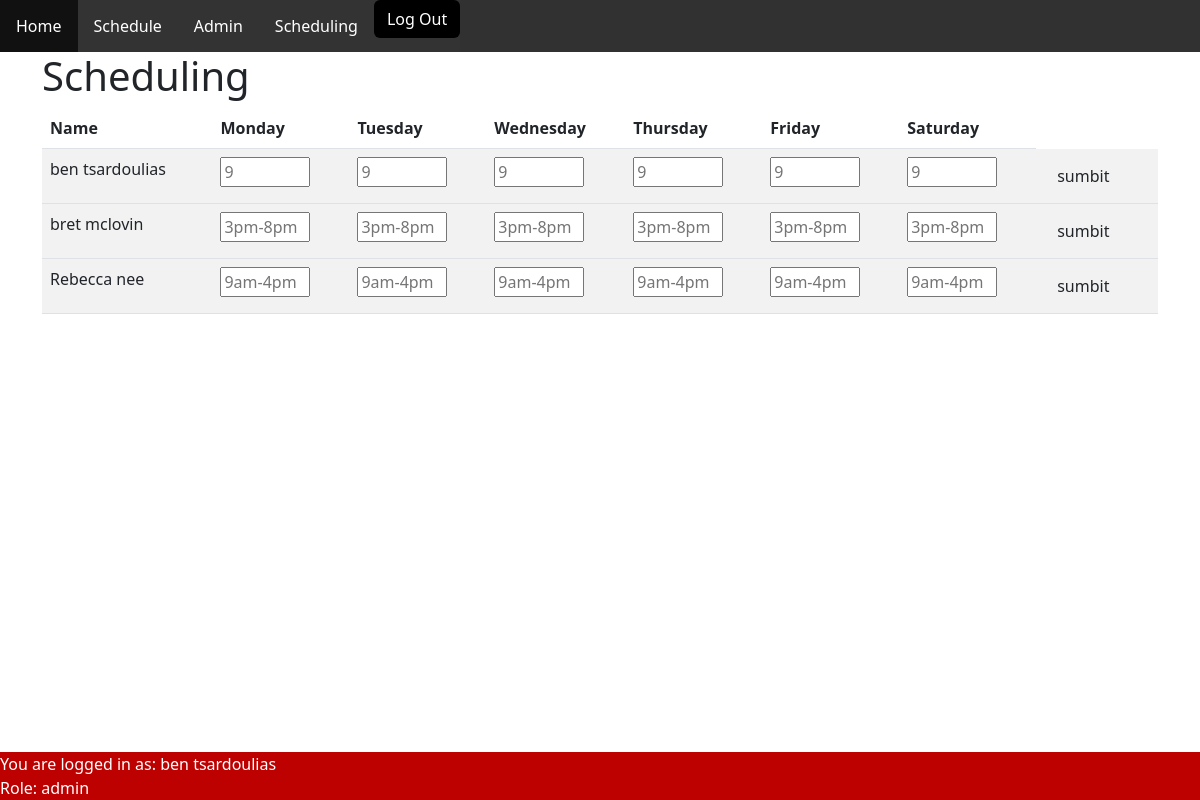
Screenshot of /scheduling.php (signed in) with the database file from the repository.
### tables this page shows
CREATE TABLE `avil_day` (
  `id` int NOT NULL,
  `date` date NOT NULL,
  `name` varchar(100) NOT NULL,
  `username` varchar(100) NOT NULL,
  `monday` varchar(10) NOT NULL,
  `tuesday` varchar(10) NOT NULL,
  `wednesday` varchar(10) NOT NULL,
  `thursday` varchar(10) NOT NULL,
  `friday` varchar(10) NOT NULL,
  `saturday` varchar(10) NOT NULL
);

### scheduling.php (the view, shortened to what this page needs)
<?php
require_once 'config.php';
$name = $_SESSION['userlogin'][0];
$role = $_SESSION['userlogin'][1];
if (($role == 'admin') || ($role == 'manager')) {
    $admin_page = '<li><a href="/admin.php">Admin</a></li>';
    $scheduling_page = '<li><a href="/scheduling.php">Scheduling</a></li>';
} else {
    $admin_page = null;
    $scheduling_page = null;
}
?>
<!DOCTYPE html>
<html lang="en">
<head>
    <link href="https://cdn.jsdelivr.net/npm/bootstrap@5.2.0-beta1/dist/css/bootstrap.min.css" rel="stylesheet">
    <link rel="stylesheet" href="https://cdnjs.cloudflare.com/ajax/libs/font-awesome/6.1.1/css/all.min.css" />
    <link rel="stylesheet" href="css/backround.css">
    <link rel="stylesheet" href="css/home.css">
    <link rel="stylesheet" href="css/scheduling.css">
</head>
<body>
    <?php require 'php/template.php';
    echo $header; ?>
    <?php if (($_DEV) && (($role == 'CaShIeR') || ($role == 'manager')) == '1') {
        echo $out_of_service;
    } elseif (($role == 'CaShIeR')) {
        echo $fourohthree;
    } else {
    ?>
        <div class="container">
            <div class="row">
                <div class="col-md-12">
                    <h1>Scheduling</h1>
                </div>
            </div>
            <div class="row">
                <div class="col-md-12">
                    <div class="table-responsive">
                        <table class="table table-striped">
                            <thead>
                                <tr>
                                    <th scope="col">Name</th>
                                    <th scope="col">Monday</th>
                                    <th scope="col">Tuesday</th>
                                    <th scope="col">Wednesday</th>
                                    <th scope="col">Thursday</th>
                                    <th scope="col">Friday</th>
                                    <th scope="col">Saturday</th>
                                </tr>
                            </thead>
                            <?php
                            include('config.php');
                            $result = $db->prepare("SELECT * FROM avil_day ORDER BY name ASC");
                            $result->execute();
                            for ($i = 0; $row = $result->fetch(); $i++) {
                            ?>
                                <tbody>
                                <form action="">
                                    <td><?php echo $row['name']; ?></td>
                                    <td><input style="width: 90px ;" id="<?php echo $row['username'] . '_monday-sched'; ?>" placeholder="<?php echo $row['monday']; ?>"></td>
                                    <td><input style="width: 90px ;" id="<?php echo $row['username'] . '_tuesday-sched'; ?>" placeholder="<?php echo $row['tuesday']; ?>"></td>
                                    <td><input style="width: 90px ;" id="<?php echo $row['username'] . '_wednesday-sched'; ?>" placeholder="<?php echo $row['wednesday']; ?>"></td>
                                    <td><input style="width: 90px ;" id="<?php echo $row['username'] . '_thursday-sched'; ?>" placeholder="<?php echo $row['thursday']; ?>"></td>
                                    <td><input style="width: 90px ;" id="<?php echo $row['username'] . '_friday-sched'; ?>" placeholder="<?php echo $row['friday']; ?>"></td>
                                    <td><input style="width: 90px ;" id="<?php echo $row['username'] . '_saturday-sched'; ?>" placeholder="<?php echo $row['saturday']; ?>"></td>
                                    <td><button type="button" name="button" id="<?php echo $row['username'] . '_sumbit_approved_sched'; ?>" class="btn">sumbit</button></td>
                                </form>
                            </tbody>
                            <?php
                            }
                        }
                            ?>
                        </table>
                    </div>
                </div>
            </div>
        </div>
        <?php
        require 'php/template.php';
        echo $footer; ?>

### css/home.css (style rules this page uses)
body, html { margin: 0; padding: 0; height: 100%; background: white !important; overflow: auto; }
.nav-links li { float: left; }
.nav-links li a { display: block; color: white; text-align: center; padding: 14px 16px; text-decoration: none; }

### css/scheduling.css (style rules this page uses)
body { padding-bottom: 100px; }

### rows the page displays
avil_day: name "ben tsardoulias", monday "9", tuesday "9", wednesday "9", thursday "9", friday "9", saturday "9"
avil_day: name "bret mclovin", monday "3pm-8pm", tuesday "3pm-8pm", wednesday "3pm-8pm", thursday "3pm-8pm", friday "3pm-8pm", saturday "3pm-8pm"
avil_day: name "Rebecca nee", monday "9am-4pm", tuesday "9am-4pm", wednesday "9am-4pm", thursday "9am-4pm", friday "9am-4pm", saturday "9am-4pm"

### other values shown
$name "ben tsardoulias"
$role "admin"
